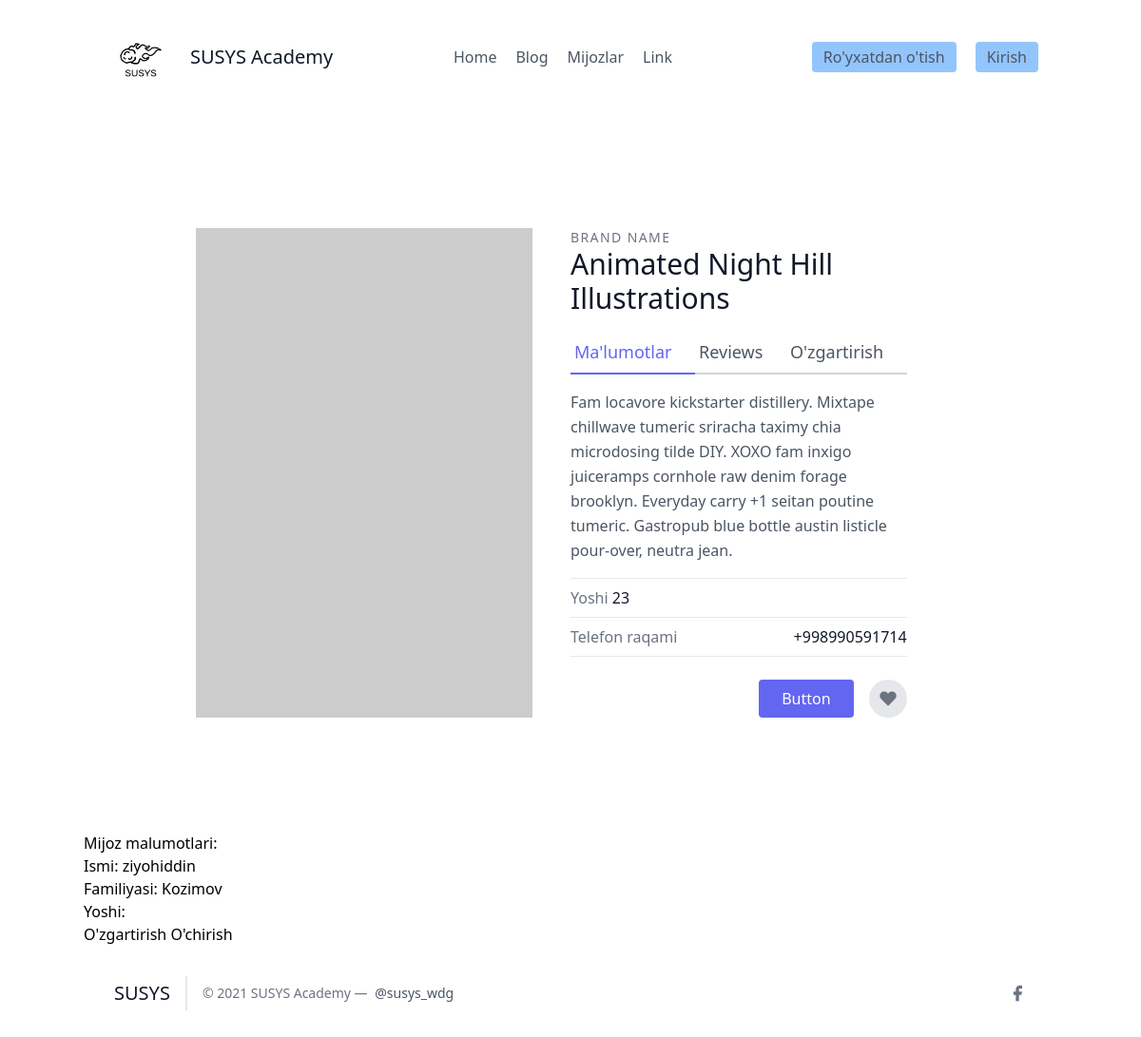
/leads/4/, run on the app's committed database.
### leads/models.py (models this page shows, shortened)
class Lead(models.Model):
    ismi = models.CharField(max_length=20)
    familiyasi = models.CharField(max_length=20)
    yoshi = models.IntegerField(default=0)
    waiter = models.ForeignKey("Waiter", on_delete=models.CASCADE)

### leads/views.py (the view)
# urls.py: path('<int:pk>/', LeadDetailView.as_view(), name="detallar"),
class LeadDetailView(DetailView):
    template_name = "details.html"
    queryset = models.Lead.objects.all()
    context_object_name = "lead"

### frontend/details.html (shortened to what this page needs)
{% extends 'base.html' %}
{% block content %}
    <section class="text-gray-600 body-font overflow-hidden">
    <div class="container px-5 py-24 mx-auto">
    <div class="lg:w-4/5 mx-auto flex flex-wrap">
        <img alt="ecommerce" class="lg:w-1/2 w-full lg:pr-10 lg:py-6 mb-6 lg:mb-0 object-cover object-center rounded" src="https://dummyimage.com/400x400">
      <div class="lg:w-1/2 w-full lg:pr-10 lg:py-6 mb-6 lg:mb-0">
        <h2 class="text-sm title-font text-gray-500 tracking-widest">BRAND NAME</h2>
        <h1 class="text-gray-900 text-3xl title-font font-medium mb-4">Animated Night Hill Illustrations</h1>
        <div class="flex mb-4">
            <a href="{% url 'leads:detallar' lead.pk %}" class="flex-grow text-indigo-500 border-b-2 border-indigo-500 py-2 text-lg px-1">
                Ma'lumotlar
            </a>
            <a class="flex-grow border-b-2 border-gray-300 py-2 text-lg px-1">
                Reviews
            </a>
            <a href="{% url 'leads:update' lead.pk %}" class="flex-grow border-b-2 border-gray-300 py-2 text-lg px-1">
                O'zgartirish
            </a>
        </div>
        <p class="leading-relaxed mb-4">Fam locavore kickstarter distillery. Mixtape chillwave tumeric sriracha taximy chia microdosing tilde DIY. XOXO fam inxigo juiceramps cornhole raw denim forage brooklyn. Everyday carry +1 seitan poutine tumeric. Gastropub blue bottle austin listicle pour-over, neutra jean.</p>
        <div class="flex border-t border-gray-200 py-2">
          <span class="text-gray-500">Yoshi<pan>
          <span class="ml-auto text-gray-900">{{ lead.yoshi }}</span>
        </div>
        <div class="flex border-t border-b mb-6 border-gray-200 py-2">
          <span class="text-gray-500">Telefon raqami</span>
          <span class="ml-auto text-gray-900">+998990591714</span>
        </div>
        <div class="flex">
          <button class="flex ml-auto text-white bg-indigo-500 border-0 py-2 px-6 focus:outline-none hover:bg-indigo-600 rounded">Button</button>
          <button class="rounded-full w-10 h-10 bg-gray-200 p-0 border-0 inline-flex items-center justify-center text-gray-500 ml-4">
            <svg fill="currentColor" stroke-linecap="round" stroke-linejoin="round" stroke-width="2" class="w-5 h-5" viewBox="0 0 24 24">
              <path d="M20.84 4.61a5.5 5.5 0 00-7.78 0L12 5.67l-1.06-1.06a5.5 5.5 0 00-7.78 7.78l1.06 1.06L12 21.23l7.78-7.78 1.06-1.06a5.5 5.5 0 000-7.78z"></path>
            </svg>
          </button>
        </div>
      </div>
    </div>
    </div>
    </section>
    <h1>Mijoz malumotlari:<h1>
    <h2>Ismi: {{ lead.ismi }}<h2>
    <h2>Familiyasi: {{ lead.familiyasi }}<h2>
    <h2>Yoshi: <h2>
    <a >O'zgartirish</a>
    <a href="{% url 'leads:delete' lead.pk %}">O'chirish</a>
{% endblock %}

### data on the page
Lead: yoshi "23", ismi "ziyohiddin", familiyasi "Kozimov"
